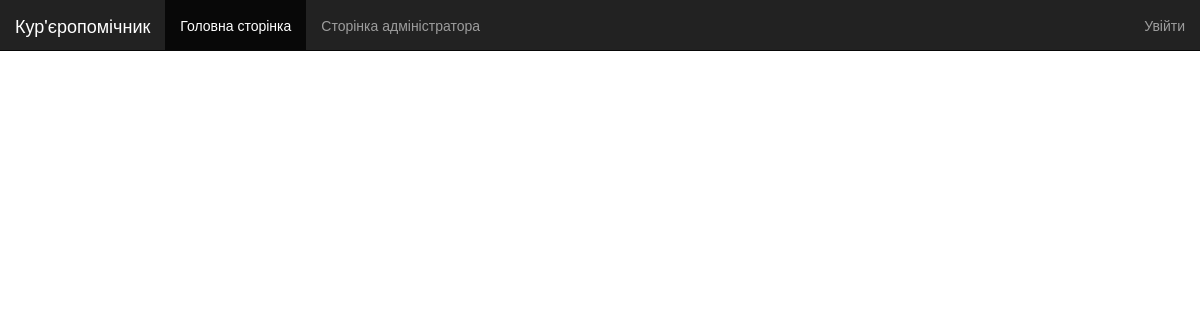
Before: /tracker/users/ with the older database file.
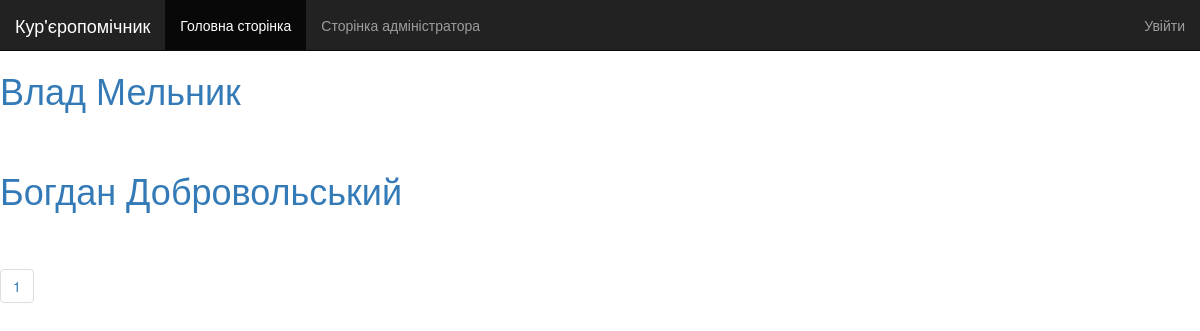
After: the same page with the newer database file.
### tracker/models.py (models this page shows, shortened)
class User(model_user.User):
    position_lat = models.DecimalField(decimal_places=8, max_digits=10)
    position_long = models.DecimalField(decimal_places=8, max_digits=10)
    date_registration = models.DateTimeField(auto_now_add=True)

### tracker/views.py (the view)
# urls.py: url(r'^users/(?P<page>[0-9]+)/$', views.users, name='users_page'),
def users(request, page=1):
    page = int(page)
    users_by_id = User.objects.all()
    p = Paginator(users_by_id, 2)
    page1 = p.page(page)
    user_name = auth.get_user(request).username
    context = {
        'user_name': user_name,
        'users': page1,
        'paginator': p,
        'page': page,
    }
    return render(request, 'tracker/users.html', context)

### templates/tracker/users.html (shortened to what this page needs)
{% extends 'tracker/base.html' %}
{% block content %}
        {% for u in users %}
            <div>
                <h1><a href="{% url 'user_page'  u.id 1 %}">{{ u.first_name }} {{ u.last_name }}</a></h1>
            </div>
            <div style="height: 30px;"></div>
        {% endfor %}
            {% if paginator.count != 0 %}
                <nav>
                <ul class="pagination">
                {% for i in paginator.page_range %}
                        {% if i != page %}
                            <li class="page-item"><a class="page-link" href="{% url 'users_page' i %}">{{ i }}</a></li>
                        {% else %}
                            <li><a href="#">{{ i }}</a></li>
                        {% endif %}
                {% endfor %}
                </ul>
                </nav>
            {% endif %}
{% endblock %}

### templates/tracker/base.html (shortened to what this page needs)
{% load staticfiles %}
<!DOCTYPE html>
<html lang="ru">
<head>
    <link rel="stylesheet" href="{% static 'tracker/css/bootstrap.min.css' %}">
    <link rel="stylesheet" href="{% static 'tracker/css/auth.css' %}">
</head>
<body>
<nav class="navbar navbar-inverse navbar-fixed-top">
        <div class="container-fluid">
            <div class="navbar-header">
                <a class="navbar-brand" href="{% url 'index' %}">Кур'єропомічник</a>
            </div>
            <div class="collapse navbar-collapse" id="bs-example-navbar-collapse-1">
                <ul class="nav navbar-nav">
                    <li class="active"><a href="{% url 'index' %}">Головна сторінка <span class="sr-only">(current)</span></a></li>
                    <li><a href="/admin/">Сторінка адміністратора</a></li>
                </ul>
                <ul class="nav navbar-nav navbar-right">
                    {% if user_name%}
                    <li><a href="/authorization/logout/">Вийти ({{ user_name }})</a></li>
                    {% else %}
                        <li><a href="" data-toggle="modal" data-target="#login-modal">Увійти</a></li>
                    {% endif %}
                </ul>
            </div>
        </div>
    </nav>
    {% block content %}
    {% endblock %}
</body>
</html>

Changed rows visible on the page:
added User: first_name "Влад", last_name "Мельник"
added User: first_name "Богдан", last_name "Добровольський"
Other visible differences:
new list line: "1"
